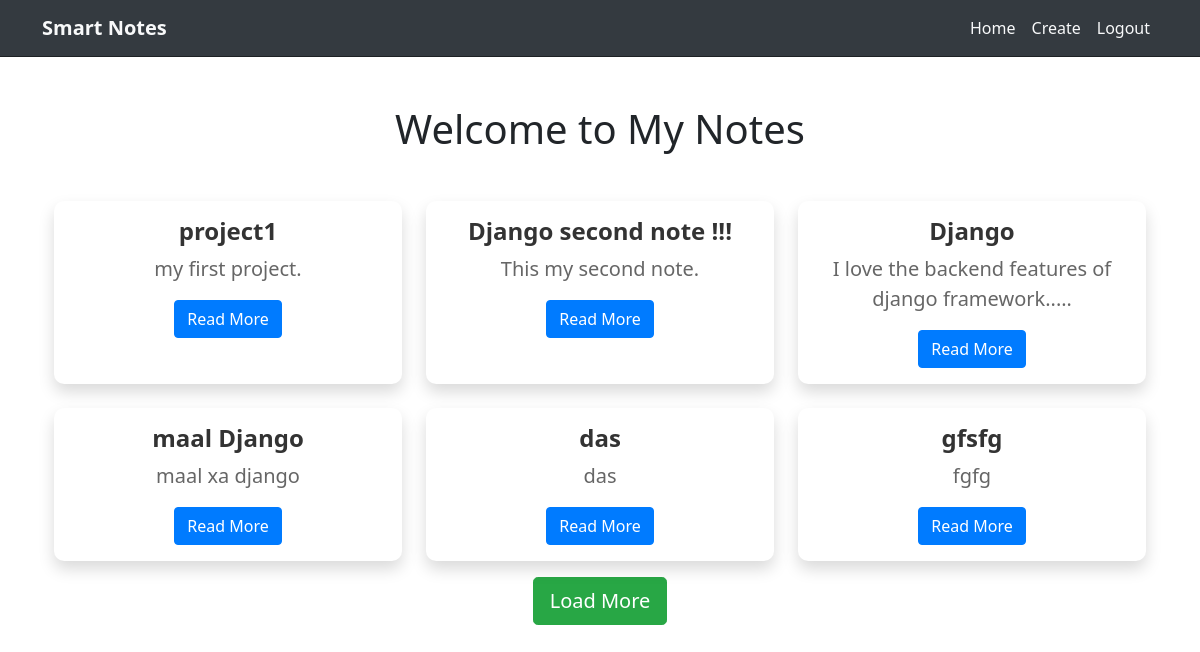
Page /smart/notes (signed in) on the committed database.
### notes/models.py (models this page shows)
class Notes(models.Model):
    title = models.CharField(max_length=200)
    text = models.TextField()
    created = models.DateTimeField(auto_now_add=True)
    user = models.ForeignKey(User, on_delete=models.CASCADE,related_name="notes")

### notes/views.py (the view)
# urls.py: path('notes', views.NotesListView.as_view(), name="notes.list"),
class NotesListView(LoginRequiredMixin, ListView):
    model = Notes
    context_object_name = "notes"
    template_name = "notes/notes_list.html"
    login_url = "/admin"
    def get_queryset(self):
        return self.request.user.notes.all()

### notes/templates/notes/notes_list.html (shortened to what this page needs)
{% extends 'base.html' %}
{% block content %}
    <div class="container">
        <h1 class="my-5 text-center">Welcome to My Notes</h1>
        <div id="notes-container" class="row row-cols-1 row-cols-md-3 g-4">
            {% for note in notes %}
                <div class="col">
                    <div class="card h-100 shadow">
                        <div class="card-body">
                            <h5 class="card-title">{{ note.title }}</h5>
                            <p class="card-text">{{ note.text|truncatechars:50 }}</p>
                            <a href="{% url 'notes.detail' pk=note.id %}" class="btn btn-primary animate__animated animate__fadeInUp">Read More</a>
                        </div>
                    </div>
                </div>
                {% if forloop.counter == 6 %}
                    </div>
                    <div class="text-center mt-3">
                        <button id="load-more-btn" class="btn btn-success btn-lg animate__animated animate__fadeIn">Load More</button>
                    </div>
                {% endif %}
            {% endfor %}
    </div>
{% endblock %}

### static/templates/base.html (shortened to what this page needs)
{% load static %}
<html lang="en">
<head>
    <link href="https://cdn.jsdelivr.net/npm/bootstrap@5.0.2/dist/css/bootstrap.min.css" rel="stylesheet">
</head>
<body>
    <nav class="navbar navbar-expand-lg">
        <div class="container">
            <a class="navbar-brand" href="{% url 'home' %}">Smart Notes</a>
            <div class="collapse navbar-collapse justify-content-end" id="navbarNav">
                <ul class="navbar-nav">
                    {% if user.is_authenticated %}
                    <li class="nav-item">
                        <a class="nav-link" href="{% url 'notes.list' %}">Home</a>
                    </li>
                    <li class="nav-item">
                        <a class="nav-link" href="{% url 'notes.new' %}">Create</a>
                    </li>
                    <li class="nav-item">
                        <a class="nav-link" href="{% url 'logout' %}">Logout</a>
                    </li>
                    {% endif %}
                </ul>
            </div>
        </div>
    </nav>
    <div class="my-5 text-center container">
        {% block content %}
        {% endblock %}
    </div>
</body>
</html>

### static/templates/base.html (style rules this page uses)
.navbar { background-color: #343a40; border-bottom: 1px solid #1d2124; border-radius: 0; }
.navbar-brand { font-weight: bold; color: #f8f9fa !important; cursor: pointer; animation: pulse 1s infinite alternate; }
.navbar-nav .nav-link { color: #f8f9fa !important; transition: 0.3s; }

### notes/templates/notes/notes_list.html (style rules this page uses)
#notes-container .card { border: none; border-radius: 10px; overflow: hidden; transition: transform 0.3s, box-shadow 0.3s; }
#notes-container .card-title { color: #333; font-size: 1.5rem; font-weight: bold; }
#notes-container .card-text { color: #666; font-size: 1.25rem; }
#notes-container .btn-primary { background-color: #007bff; border-color: #007bff; transition: background-color 0.3s, border-color 0.3s; }
#load-more-btn { background-color: #28a745; border-color: #28a745; color: #fff; transition: background-color 0.3s, border-color 0.3s; }

### rows in the picture
Notes: title "project1", text "my first project."
Notes: title "Django second note !!!", text "This my second note."
Notes: title "Django", text "I love the backend features of django framework..…"
Notes: title "maal Django", text "maal xa django"
Notes: title "das", text "das"
Notes: title "gfsfg", text "fgfg", shows "Load More"
